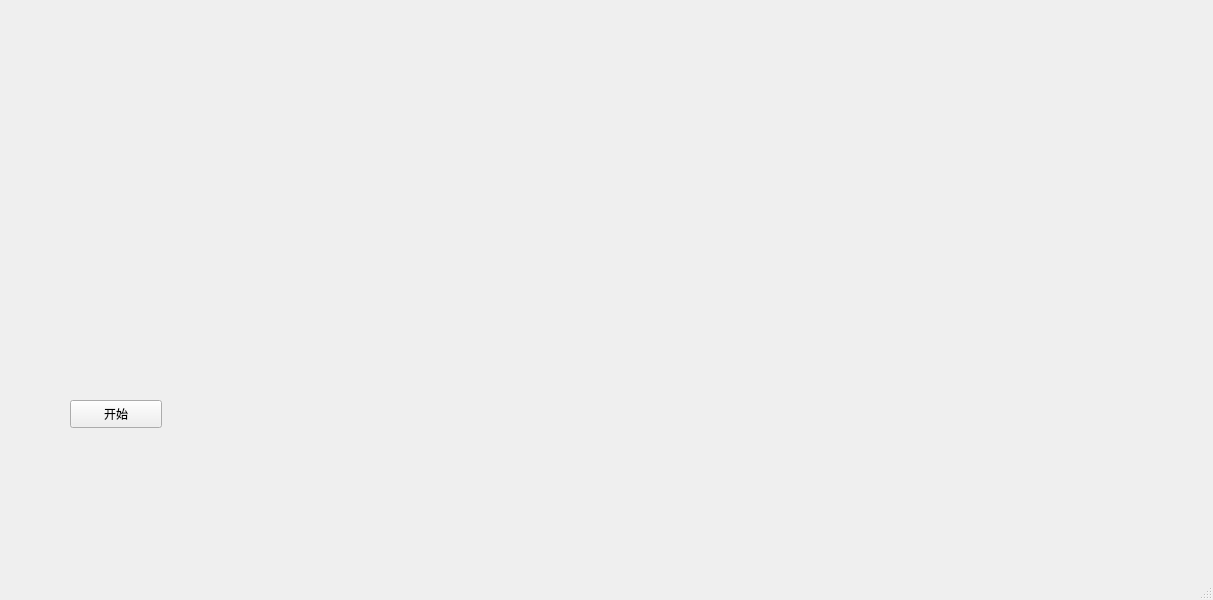
<?xml version="1.0" encoding="UTF-8"?>
<ui version="4.0">
 <class>SpringMainWindow</class>
 <widget class="QMainWindow" name="SpringMainWindow">
  <property name="geometry">
   <rect>
    <x>0</x>
    <y>0</y>
    <width>1213</width>
    <height>600</height>
   </rect>
  </property>
  <property name="windowTitle">
   <string>SpringMainWindow</string>
  </property>
  <widget class="QWidget" name="centralwidget">
   <widget class="QPushButton" name="pushButton_start">
    <property name="geometry">
     <rect>
      <x>70</x>
      <y>400</y>
      <width>92</width>
      <height>28</height>
     </rect>
    </property>
    <property name="text">
     <string>开始</string>
    </property>
   </widget>
  </widget>
  <widget class="QMenuBar" name="menubar">
   <property name="geometry">
    <rect>
     <x>0</x>
     <y>0</y>
     <width>1213</width>
     <height>24</height>
    </rect>
   </property>
  </widget>
  <widget class="QStatusBar" name="statusbar"/>
 </widget>
 <resources/>
 <connections/>
</ui>
